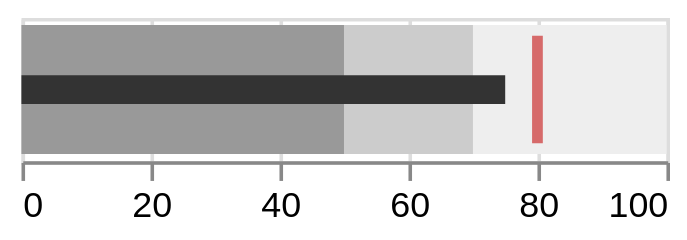

Describe this chart as a Vega-Lite specification.
### Vega-Lite specification from a JSON file in a GitHub repository (floating-point values rounded to 4 significant figures)
{"width": 180, "height": 40, "data": {"values": [{"t": "Rev", "m": 75, "target": 80, "r1": 50, "r2": 70, "r3": 100}]}, "layer": [{"mark": {"type": "bar", "color": "#eee"}, "encoding": {"x": {"field": "r3", "type": "quantitative", "title": null}}}, {"mark": {"type": "bar", "color": "#ccc"}, "encoding": {"x": {"field": "r2", "type": "quantitative"}}}, {"mark": {"type": "bar", "color": "#999"}, "encoding": {"x": {"field": "r1", "type": "quantitative"}}}, {"mark": {"type": "bar", "color": "#333", "size": 8}, "encoding": {"x": {"field": "m", "type": "quantitative"}}}, {"mark": {"type": "tick", "color": "#c33", "thickness": 3}, "encoding": {"x": {"field": "target", "type": "quantitative"}}}]}
